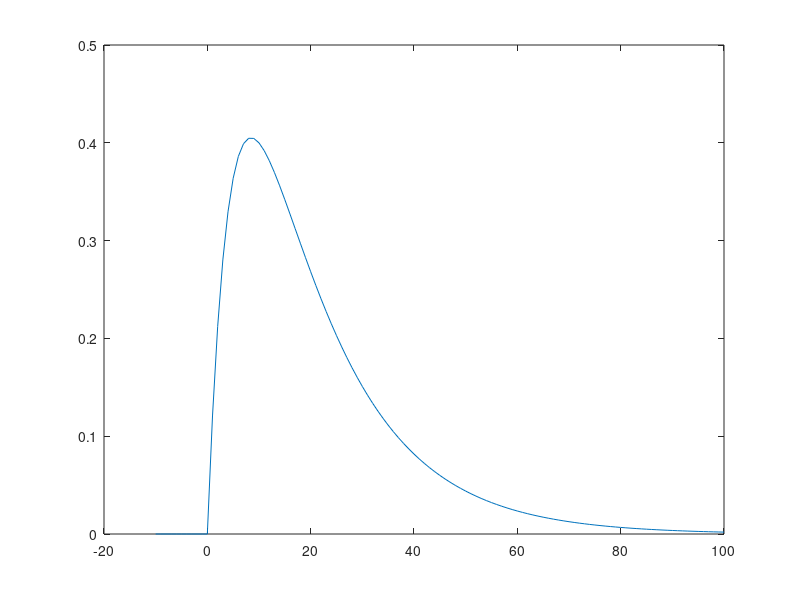

Write MATLAB code to recreate this figure.
function myfunc %задаем функцию и ее переменные
tau1 = 16;
tau2 = 5;
t = -10; %вводим начальные приближения
i = 1;
global A
A=linspace(1,111); %создаем вектор А, в которую будут записываться значения у

while t < 101 %запускаем цикл вычисления всех значений у в заданных пределах
    if (t<0)
        y = 0;
    else
        y = exp(-t/tau1)-exp(-t/tau2);
    end %завершаем цикл if
    A(i) = y;
    i = i+1;
    t = t + 1;
end %завершаем цикл while
t = -10:1:100; %создаем вектор t для дальнейшего построения графика
plot(t, A) %выводим получившийся график
end %завершаем функцию